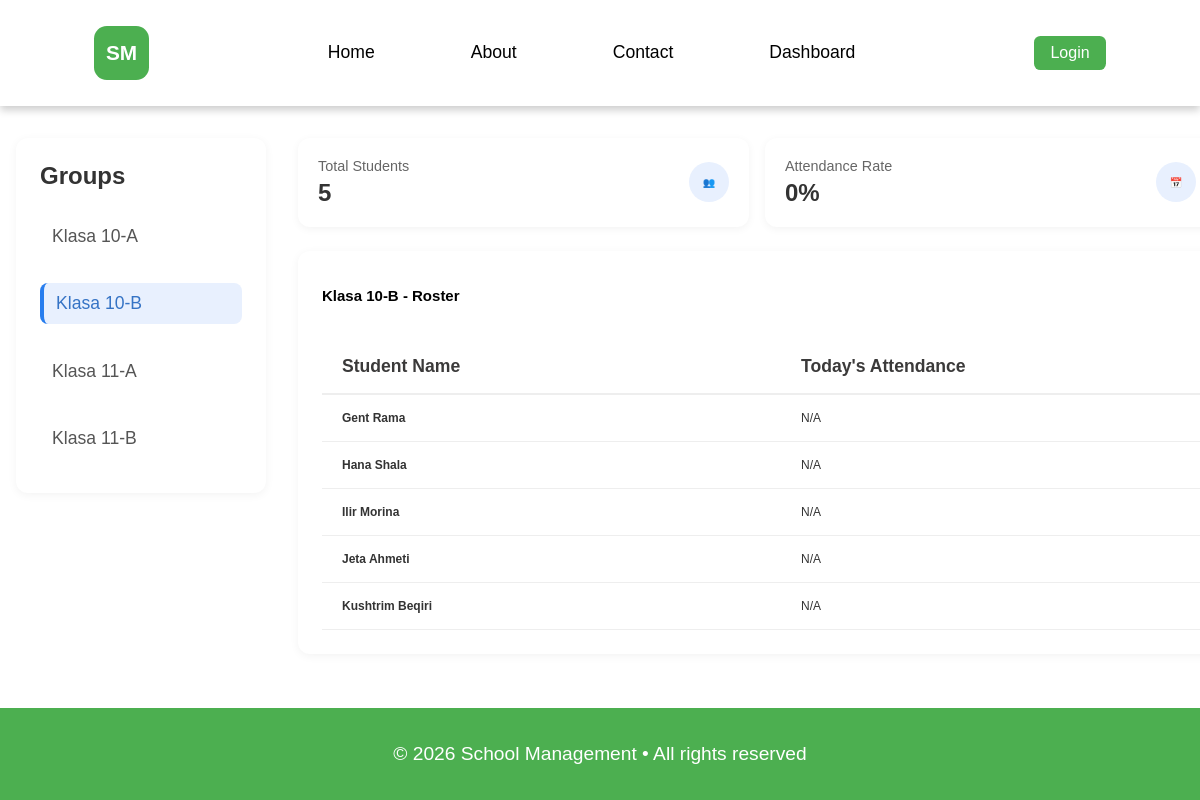
/Dashboard.php?group=2 (signed in), run on the app's committed database.
### tables this page shows
CREATE TABLE Groups(
    GroupID INT AUTO_INCREMENT PRIMARY KEY,
    GroupName VARCHAR(100) NOT NULL,
    Description TEXT
);

CREATE TABLE Users(
    UsersID INT AUTO_INCREMENT PRIMARY KEY,
    Name VARCHAR(100) NOT NULL,
    Email VARCHAR(100) NOT NULL UNIQUE,
    Password VARCHAR(255) NOT NULL,
    Role ENUM('Admin', 'Student') NOT NULL DEFAULT 'Student',
    CreatedAt TIMESTAMP DEFAULT CURRENT_TIMESTAMP
);

### Dashboard.php (the view, shortened to what this page needs)
<?php
require_once __DIR__ . '/includes/auth.php';
$userRole = $_SESSION['role'];
$selectedGroup = isset($_GET['group']) ? (int)$_GET['group'] : 0;
$groups = [];
if ($userRole === 'Admin') {
    $groupsResult = $connection->query("SELECT GroupID, GroupName FROM Groups ORDER BY GroupName ASC");
    while ($g = $groupsResult->fetch_assoc()) {
        $groups[] = $g;
    }
}
$currentGroupName = 'No Group';
foreach ($groups as $g) {
    if ((int)$g['GroupID'] === $selectedGroup) {
        $currentGroupName = $g['GroupName'];
        break;
    }
}
$stmt = $connection->prepare("SELECT COUNT(*) as total FROM Student_Groups WHERE GroupID = ?");
$stmt->bind_param('i', $selectedGroup);
$stmt->execute();
$totalStudents = $stmt->get_result()->fetch_assoc()['total'];
$attendanceRate = 0;
$studentsQuery = "
    SELECT u.UsersID, u.Name
    FROM Users u
    JOIN Student_Groups sg ON u.UsersID = sg.UsersID
    WHERE sg.GroupID = ? AND u.Role = 'Student'
    ORDER BY u.Name ASC
";
$stmt = $connection->prepare($studentsQuery);
$stmt->bind_param('i', $selectedGroup);
$stmt->execute();
$studentsResult = $stmt->get_result();
$today = date('Y-m-d');
?>
<!DOCTYPE html>
<html lang="en">
<head>
    <link rel="stylesheet" href="CSS/Global.css">
    <link rel="stylesheet" href="CSS/Dashboard.css">
</head>
<body>
    <div id="app-header"></div>
    <main class="dashboard-container">
        <aside class="class-sidebar">
            <h3>Groups</h3>
            <ul class="period-list">
                <?php foreach ($groups as $g): ?>
                    <li class="period-item <?php echo ((int)$g['GroupID'] === $selectedGroup) ? 'active' : ''; ?>">
                        <a href="Dashboard.php?group=<?php echo $g['GroupID']; ?>" style="color:inherit;text-decoration:none;">
                            <?php echo htmlspecialchars($g['GroupName']); ?>
                        </a>
                    </li>
                <?php endforeach; ?>
            </ul>
        </aside>
        <div class="dashboard-main">
            <div class="stats-bar">
                <div class="stat-card">
                    <div class="stat-info">
                        <h4>Total Students</h4>
                        <p><?php echo $totalStudents; ?></p>
                    </div>
                    <div class="stat-icon">👥</div>
                </div>
                <div class="stat-card">
                    <div class="stat-info">
                        <h4>Attendance Rate</h4>
                        <p><?php echo $attendanceRate; ?>%</p>
                    </div>
                    <div class="stat-icon">📅</div>
                </div>
            </div>
            <section class="roster-section">
                <div class="section-header">
                    <h2><?php echo htmlspecialchars($currentGroupName); ?> - Roster</h2>
                </div>
                <table class="student-table">
                    <thead>
                        <tr>
                            <th>Student Name</th>
                            <th>Today's Attendance</th>
                        </tr>
                    </thead>
                    <tbody>
                        <?php while ($student = $studentsResult->fetch_assoc()):
                            $attStmt = $connection->prepare("
                                SELECT a.Status FROM Attendance a
                                JOIN Schedules sch ON a.ScheduleID = sch.ScheduleID
                                WHERE a.UsersID = ? AND a.Date = ? AND sch.GroupID = ?
                                LIMIT 1
                            ");
                            $attStmt->bind_param('isi', $student['UsersID'], $today, $selectedGroup);
                            $attStmt->execute();
                            $attRes = $attStmt->get_result()->fetch_assoc();
                            $todayAtt = $attRes ? $attRes['Status'] : 'N/A';
                            $attClass = $todayAtt === 'N/A' ? 'not-available' : strtolower($todayAtt);
                        ?>
                        <tr>
                            <td data-label="student-name">
                                <strong><?php echo htmlspecialchars($student['Name']); ?></strong>
                            </td>
                            <td data-label="today-attendance">
                                <span class="attendance toggle <?php echo $attClass; ?>"><?php echo $todayAtt; ?></span>
                            </td>
                        </tr>
                        <?php endwhile; ?>
                    </tbody>
                </table>
            </section>
        </div>
    </main>
    <div id="app-footer"></div>
</body>
</html>

### CSS/Global.css (style rules this page uses)
html { width: 100%; overflow-x: hidden; }
body { font-size: 62.5%; font-family: Arial, sans-serif; margin: 0; padding: 0; min-height: 100vh; width: 100%; display: flex; flex-direction: column; overflow-x: hidden; }
main { flex: 1; width: 100%; }
#app-header, #app-footer { width: 100%; flex-shrink: 0; }

### CSS/Dashboard.css (style rules this page uses)
.dashboard-container { max-width: 1400px; margin: 2rem auto; padding: 0 1rem; display: grid; grid-template-columns: 250px 1fr; gap: 2rem; }
.class-sidebar { background: white; border-radius: 12px; padding: 1.5rem; box-shadow: 0 2px 10px rgba(0,0,0,0.05); height: fit-content; }
.class-sidebar h3 { margin-top: 0; color: #333; font-size: 1.5rem; margin-bottom: 1rem; }
.period-list { list-style: none; padding: 0; }
.period-item { margin-bottom: 8px; border-radius: 8px; transition: background 0.2s; color: #555; font-weight: 500; font-size: 1.1rem; margin-top: 1.65rem; }
.period-item a { display: block; width: 100%; padding: 10px 12px; color: inherit; text-decoration: none; }
.period-item.active { background-color: #e8f0fe; color: #3573c5; border-left: 4px solid #277dee; }
.dashboard-main { display: flex; flex-direction: column; gap: 1.5rem; }
.stats-bar { display: grid; grid-template-columns: repeat(auto-fit, minmax(180px, 1fr)); gap: 1rem; }
.stat-card { background: white; padding: 1.25rem; border-radius: 12px; box-shadow: 0 2px 8px rgba(0,0,0,0.05); display: flex; align-items: center; justify-content: space-between; }
.stat-info h4 { margin: 0; color: #666; font-size: 0.9rem; font-weight: normal; }
.stat-info p { margin: 5px 0 0 0; font-size: 1.5rem; font-weight: bold; color: #333; }
.stat-icon { width: 40px; height: 40px; background: #e8f0fe; border-radius: 50%; display: flex; align-items: center; justify-content: center; color: #1a73e8; }
.roster-section { background: white; border-radius: 12px; padding: 1.5rem; box-shadow: 0 2px 10px rgba(0,0,0,0.05); width: 100%; }
.section-header { display: flex; justify-content: space-between; align-items: center; margin-bottom: 1.5rem; }
.student-table { width: 100%; border-collapse: collapse; table-layout: fixed; min-width: 100%; }
.student-table th { text-align: left; padding: 16px 20px; color: #3b3a3a; font-size: 1.1rem; border-bottom: 2px solid #eee; width: 50%; }
.student-table td { padding: 16px 20px; border-bottom: 1px solid #eee; color: #333; font-size: 0.75rem; }

### data on the page
groups: GroupName "Klasa 10-A"
groups: GroupName "Klasa 10-B"
groups: GroupName "Klasa 11-A"
groups: GroupName "Klasa 11-B"
users: Name "Gent Rama", todayAtt "N/A"
users: Name "Hana Shala", todayAtt "N/A"
users: Name "Ilir Morina", todayAtt "N/A"
users: Name "Jeta Ahmeti", todayAtt "N/A"
users: Name "Kushtrim Beqiri", todayAtt "N/A"

### other printed values
$totalStudents "5"
$attendanceRate "0"
